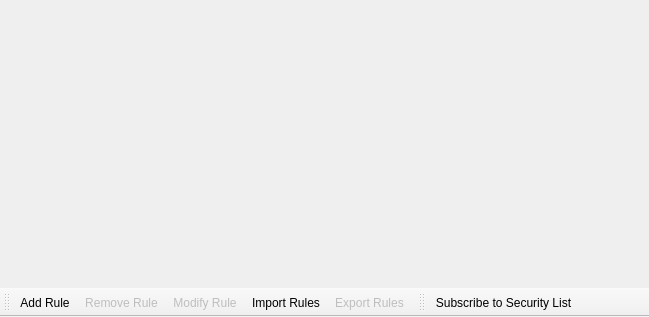
<?xml version="1.0" encoding="UTF-8"?>
<ui version="4.0">
 <class>CWidgetSecurity</class>
 <widget class="QMainWindow" name="WidgetSecurity">
  <property name="geometry">
   <rect>
    <x>0</x>
    <y>0</y>
    <width>649</width>
    <height>317</height>
   </rect>
  </property>
  <property name="windowTitle">
   <string>Security</string>
  </property>
  <property name="windowIcon">
   <iconset resource="../Resource.qrc">
    <normaloff>:/Resource/Security/Security.png</normaloff>:/Resource/Security/Security.png</iconset>
  </property>
  <widget class="QWidget" name="centralwidget">
   <layout class="QVBoxLayout" name="verticalLayoutSecurityTable">
    <property name="spacing">
     <number>0</number>
    </property>
    <property name="margin">
     <number>0</number>
    </property>
   </layout>
  </widget>
  <widget class="QToolBar" name="toolBarControls">
   <property name="contextMenuPolicy">
    <enum>Qt::PreventContextMenu</enum>
   </property>
   <property name="windowTitle">
    <string>toolBar</string>
   </property>
   <property name="iconSize">
    <size>
     <width>16</width>
     <height>16</height>
    </size>
   </property>
   <property name="toolButtonStyle">
    <enum>Qt::ToolButtonTextBesideIcon</enum>
   </property>
   <property name="floatable">
    <bool>false</bool>
   </property>
   <attribute name="toolBarArea">
    <enum>BottomToolBarArea</enum>
   </attribute>
   <attribute name="toolBarBreak">
    <bool>false</bool>
   </attribute>
   <addaction name="actionSecurityAddRule"/>
   <addaction name="actionSecurityRemoveRule"/>
   <addaction name="actionSecurityModifyRule"/>
   <addaction name="actionSecurityImportRules"/>
   <addaction name="actionSecurityExportRules"/>
  </widget>
  <widget class="QToolBar" name="toolBarSubscribe">
   <property name="contextMenuPolicy">
    <enum>Qt::PreventContextMenu</enum>
   </property>
   <property name="windowTitle">
    <string>toolBar_2</string>
   </property>
   <property name="iconSize">
    <size>
     <width>16</width>
     <height>16</height>
    </size>
   </property>
   <property name="toolButtonStyle">
    <enum>Qt::ToolButtonTextBesideIcon</enum>
   </property>
   <property name="floatable">
    <bool>false</bool>
   </property>
   <attribute name="toolBarArea">
    <enum>BottomToolBarArea</enum>
   </attribute>
   <attribute name="toolBarBreak">
    <bool>false</bool>
   </attribute>
   <addaction name="actionSubscribeSecurityList"/>
  </widget>
  <action name="actionSecurityAddRule">
   <property name="icon">
    <iconset resource="../Resource.qrc">
     <normaloff>:/Resource/Security/AddRule.png</normaloff>:/Resource/Security/AddRule.png</iconset>
   </property>
   <property name="text">
    <string>Add Rule</string>
   </property>
   <property name="toolTip">
    <string>Add Rule</string>
   </property>
  </action>
  <action name="actionSecurityRemoveRule">
   <property name="enabled">
    <bool>false</bool>
   </property>
   <property name="icon">
    <iconset resource="../Resource.qrc">
     <normaloff>:/Resource/Security/RemoveRule.png</normaloff>:/Resource/Security/RemoveRule.png</iconset>
   </property>
   <property name="text">
    <string>Remove Rule</string>
   </property>
   <property name="toolTip">
    <string>Remove Rule</string>
   </property>
  </action>
  <action name="actionSecurityModifyRule">
   <property name="enabled">
    <bool>false</bool>
   </property>
   <property name="icon">
    <iconset resource="../Resource.qrc">
     <normaloff>:/Resource/Security/ModifyRule.png</normaloff>:/Resource/Security/ModifyRule.png</iconset>
   </property>
   <property name="text">
    <string>Modify Rule</string>
   </property>
   <property name="toolTip">
    <string>Modify Rule</string>
   </property>
  </action>
  <action name="actionSecurityImportRules">
   <property name="icon">
    <iconset resource="../Resource.qrc">
     <normaloff>:/Resource/Security/ImportRules.png</normaloff>:/Resource/Security/ImportRules.png</iconset>
   </property>
   <property name="text">
    <string>Import Rules</string>
   </property>
   <property name="toolTip">
    <string>Import Rules</string>
   </property>
  </action>
  <action name="actionSecurityExportRules">
   <property name="enabled">
    <bool>false</bool>
   </property>
   <property name="icon">
    <iconset resource="../Resource.qrc">
     <normaloff>:/Resource/Security/ExportRules.png</normaloff>:/Resource/Security/ExportRules.png</iconset>
   </property>
   <property name="text">
    <string>Export Rules</string>
   </property>
   <property name="toolTip">
    <string>Export Rules</string>
   </property>
  </action>
  <action name="actionSubscribeSecurityList">
   <property name="icon">
    <iconset resource="../Resource.qrc">
     <normaloff>:/Resource/Security/SubscribeRules.png</normaloff>:/Resource/Security/SubscribeRules.png</iconset>
   </property>
   <property name="text">
    <string>Subscribe to Security List</string>
   </property>
  </action>
 </widget>
 <resources>
  <include location="../Resource.qrc"/>
 </resources>
 <connections/>
</ui>
